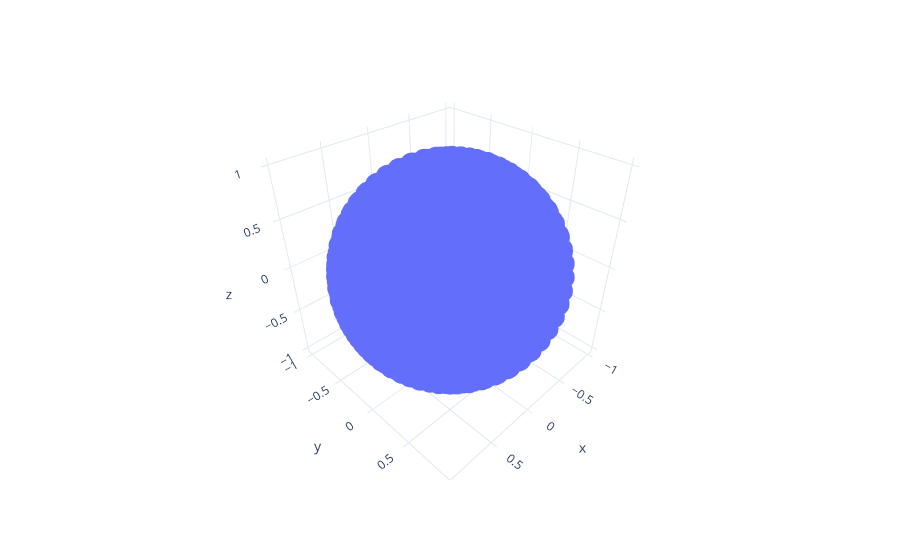

The cell this chart's notebook holds for it:
### Code cell
import plotly.express as px

#https://stackoverflow.com/questions/9600801/evenly-distributing-n-points-on-a-sphere

num_pts = 1000
indices = np.arange(0, num_pts, dtype=float) + 0.5

phi = np.arccos(1 - 2*indices/num_pts)
theta = (np.pi * (1 + 5**0.5) * indices)%(2*np.pi)
coords=[]

for theta_elem,phi_elem in zip(theta,phi):
    coords.append((theta_elem,phi_elem))

x, y, z = np.cos(theta) * np.sin(phi), np.sin(theta) * np.sin(phi), np.cos(phi);

# Plot the surface.
df = px.data.iris()
fig = px.scatter_3d(df, x, y, z, template="plotly_white")

fig.show()

### Figure 1 — Plotly figure (JSON) as saved in the notebook; plotly's stock layout.template omitted (floating-point values rounded to 4 significant figures; data arrays with more than 128 entries replaced by an {"elided": "..."} marker saying what was removed)
{"data": [{"hovertemplate": "x=%{x}<br>y=%{y}<br>z=%{z}<extra></extra>", "legendgroup": "", "marker": {"color": "#636efa", "symbol": "circle"}, "mode": "markers", "name": "", "scene": "scene", "showlegend": false, "type": "scatter3d", "x": {"elided": "1000 float values"}, "y": {"elided": "1000 float values"}, "z": {"elided": "1000 float values"}}], "layout": {"legend": {"tracegroupgap": 0}, "margin": {"t": 60}, "scene": {"domain": {"x": [0, 1], "y": [0, 1]}, "xaxis": {"title": {"text": "x"}}, "yaxis": {"title": {"text": "y"}}, "zaxis": {"title": {"text": "z"}}}}}
